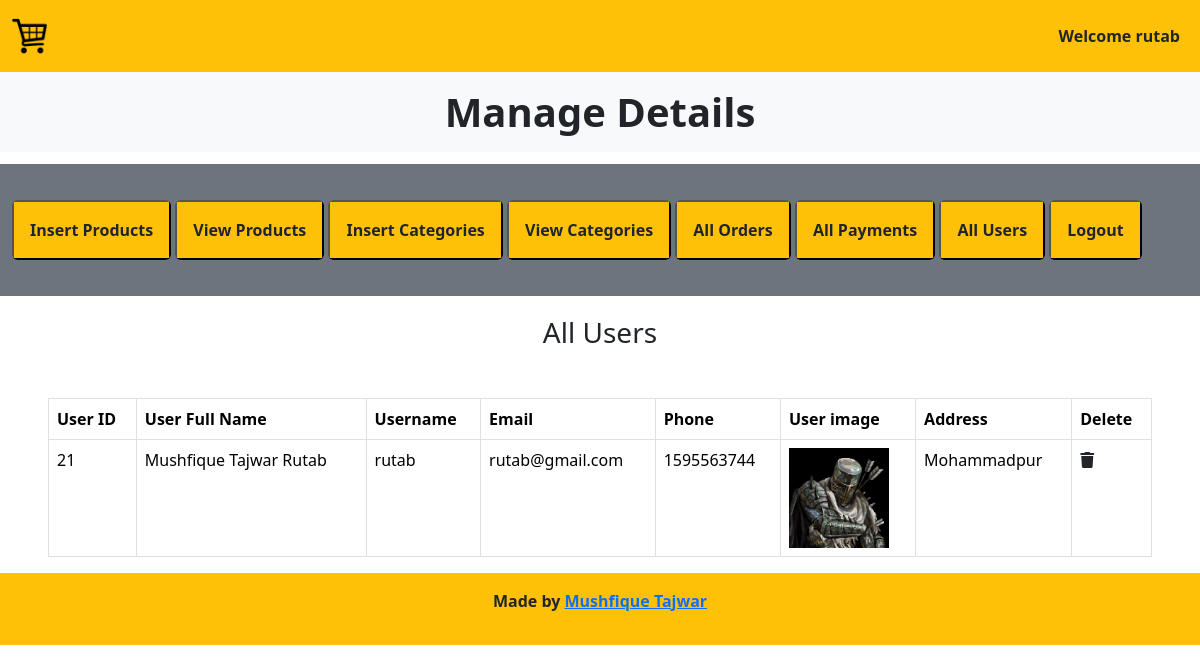
Page /Admin_area/index.php?all_users (signed in) on the committed database.
### tables this page shows
CREATE TABLE `users` (
  `user_id` int(11) NOT NULL,
  `user_full_name` varchar(100) NOT NULL,
  `user_name` varchar(100) NOT NULL,
  `user_email` varchar(100) NOT NULL,
  `user_phone` int(20) NOT NULL,
  `user_image` varchar(255) NOT NULL,
  `user_address` varchar(255) NOT NULL,
  `user_ip` varchar(100) NOT NULL,
  `user_password` varchar(255) NOT NULL
);

### Admin_area/all_users.php (the view, shortened to what this page needs)
<h3 class="text-center text-dark">All Users</h3>
<table class="table table-bordered mt-5">
    <thead class="bg-warning">
    <?php
        $get_users="SELECT * FROM `users`";
        $result=mysqli_query($con,$get_users);
        $row_count=mysqli_num_rows($result);
        if($row_count==0){
            echo "<h2 class='text-center text-danger mt-5'>No users yet</h2>";
        }else{
        echo "<tr>
        <th>User ID</th>
        <th>User Full Name</th>
        <th>Username</th>
        <th>Email</th>
        <th>Phone</th>
        <th>User image</th>
        <th>Address</th>
        <th>Delete</th>
        </tr>
        </thead>
        <tbody class='bg-light text-dark'>";
            while($row_data=mysqli_fetch_assoc($result)){
                $user_id=$row_data['user_id'];
                $user_full_name=$row_data['user_full_name'];
                $user_name=$row_data['user_name'];
                $user_email=$row_data['user_email'];
                $user_phone=$row_data['user_phone'];
                $user_image=$row_data['user_image'];
                $user_address=$row_data['user_address'];
                echo "  <tr>
                    <td>$user_id</td>
                    <td>$user_full_name</td>
                    <td>$user_name</td>
                    <td>$user_email</td>
                    <td>$user_phone</td>
                    <td><img src='../Users/Profile_pictures/$user_image' alt='$user_name' class='product_img'/></td>
                    <td>$user_address</td>
                    <td><a href=\"index.php?delete_user=$user_id\" class='text-dark'><i class='fa-solid fa-trash'></i></a></td></tr>";
            }
        }
    ?>
    </tbody>
</table>

### style.css (style rules this page uses)
* { margin: 0; padding: 0; box-sizing: border-box; }

### Admin_area/index.php (style rules this page uses)
.product_img { width:100px; object-fit:contain; }

### rows in the picture
users: user_id "21", user_full_name "Mushfique Tajwar Rutab", user_name "rutab", user_email "rutab@gmail.com", user_phone "1595563744", user_image (picture), user_address "Mohammadpur"

### other values in the picture
$_SESSION['admin_username'] "rutab"
